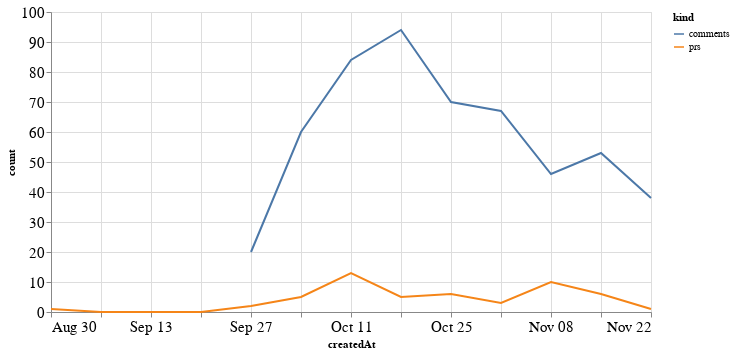

Here is the notebook cell this chart was saved with:
### Code cell
alt.Chart(total_time, width=600).mark_line().encode(
    x='createdAt',
    y='count',
    color='kind'
)

### Figure 1 — Vega-Lite specification as saved in the notebook (floating-point values rounded to 4 significant figures)
{"config": {"axisLeft": {"labelFontSize": 15}, "axisBottom": {"labelFontSize": 15}}, "data": {"name": "data-ac73fbfc07461e9ee8c1ccc9ecbdb891"}, "mark": "line", "encoding": {"color": {"type": "nominal", "field": "kind"}, "x": {"type": "temporal", "field": "createdAt"}, "y": {"type": "quantitative", "field": "count"}}, "width": 600, "$schema": "https://vega.github.io/schema/vega-lite/v4.8.1.json", "datasets": {"data-ac73fbfc07461e9ee8c1ccc9ecbdb891": [{"createdAt": "2020-08-30T00:00:00", "kind": "prs", "count": 1.0}, {"createdAt": "2020-09-06T00:00:00", "kind": "prs", "count": 0.0}, {"createdAt": "2020-09-13T00:00:00", "kind": "prs", "count": 0.0}, {"createdAt": "2020-09-20T00:00:00", "kind": "prs", "count": 0.0}, {"createdAt": "2020-09-27T00:00:00", "kind": "prs", "count": 2.0}, {"createdAt": "2020-10-04T00:00:00", "kind": "prs", "count": 5.0}, {"createdAt": "2020-10-11T00:00:00", "kind": "prs", "count": 13.0}, {"createdAt": "2020-10-18T00:00:00", "kind": "prs", "count": 5.0}, {"createdAt": "2020-10-25T00:00:00", "kind": "prs", "count": 6.0}, {"createdAt": "2020-11-01T00:00:00", "kind": "prs", "count": 3.0}, {"createdAt": "2020-11-08T00:00:00", "kind": "prs", "count": 10.0}, {"createdAt": "2020-11-15T00:00:00", "kind": "prs", "count": 6.0}, {"createdAt": "2020-11-22T00:00:00", "kind": "prs", "count": 1.0}, {"createdAt": "2020-08-30T00:00:00", "kind": "comments", "count": null}, {"createdAt": "2020-09-06T00:00:00", "kind": "comments", "count": null}, {"createdAt": "2020-09-13T00:00:00", "kind": "comments", "count": null}, {"createdAt": "2020-09-20T00:00:00", "kind": "comments", "count": null}, {"createdAt": "2020-09-27T00:00:00", "kind": "comments", "count": 20.0}, {"createdAt": "2020-10-04T00:00:00", "kind": "comments", "count": 60.0}, {"createdAt": "2020-10-11T00:00:00", "kind": "comments", "count": 84.0}, {"createdAt": "2020-10-18T00:00:00", "kind": "comments", "count": 94.0}, {"createdAt": "2020-10-25T00:00:00", "kind": "comments", "count": 70.0}, {"createdAt": "2020-11-01T00:00:00", "kind": "comments", "count": 67.0}, {"createdAt": "2020-11-08T00:00:00", "kind": "comments", "count": 46.0}, {"createdAt": "2020-11-15T00:00:00", "kind": "comments", "count": 53.0}, {"createdAt": "2020-11-22T00:00:00", "kind": "comments", "count": 38.0}]}}
